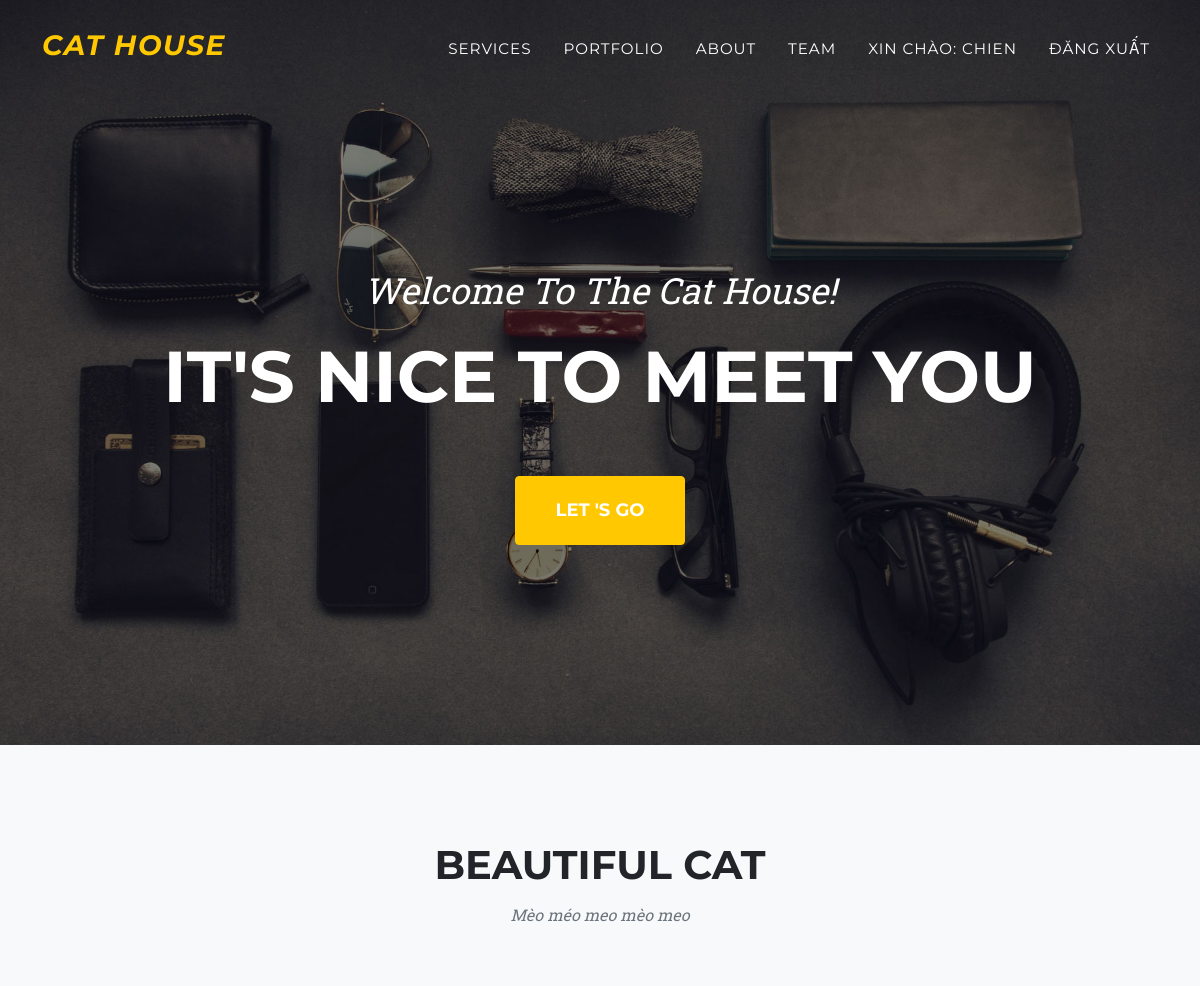
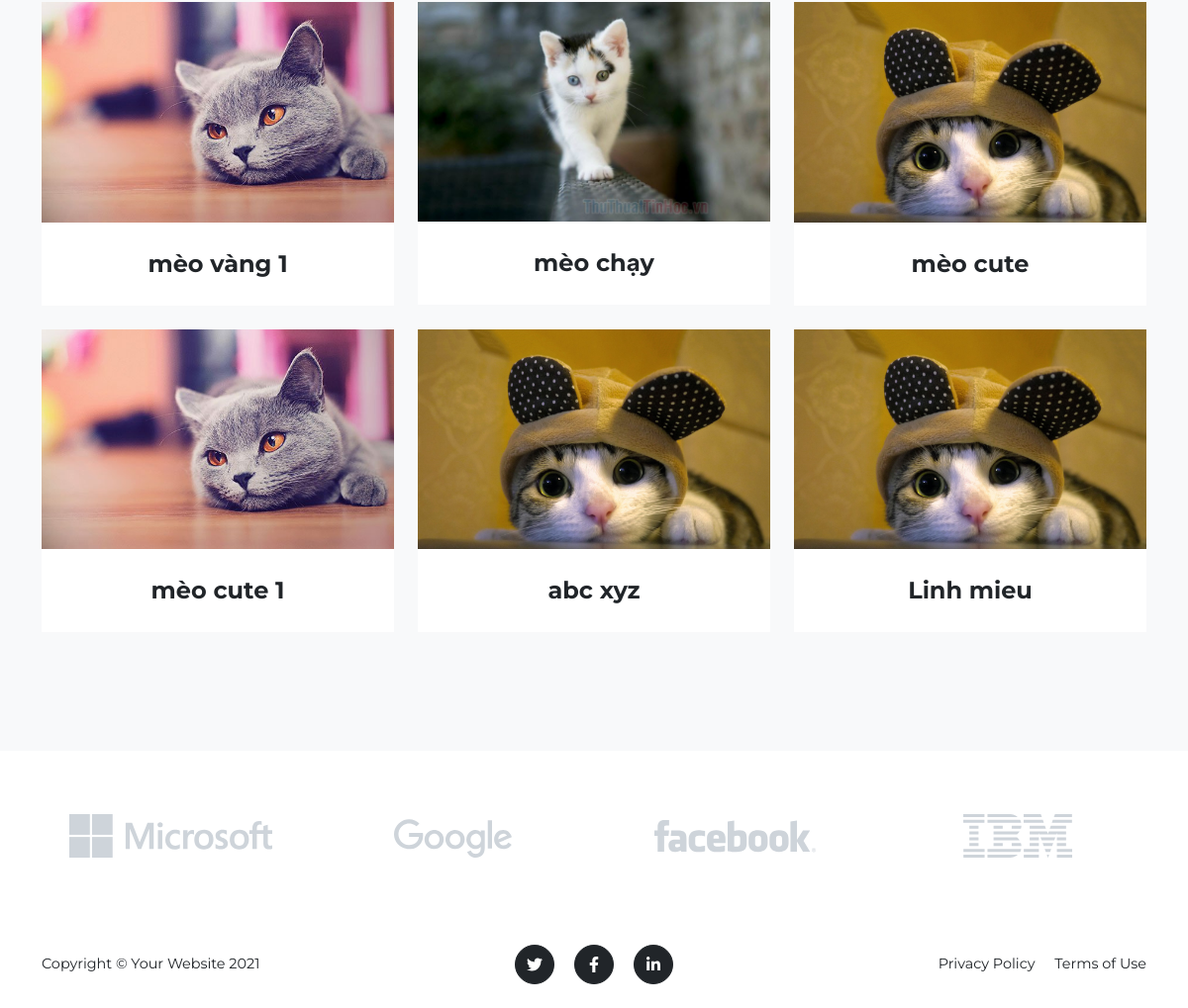
The app's page /PHP/index.php (signed in) with its own data (2 pictures, top to bottom).
### tables this page shows
CREATE TABLE `content` (
  `mssv` int(11) NOT NULL,
  `hoten` varchar(200) NOT NULL,
  `hinhanh` varchar(200) NOT NULL
);

### PHP/index.php (the view, shortened to what this page needs)
<!DOCTYPE html>
<html lang="en">
    <head>
        <link href="css/styles.css" rel="stylesheet" />
    </head>
    <body id="page-top">
        <?php
        include './connect_db.php';
        include './connect_db_client.php';
        $result = mysqli_query($con,"SELECT * FROM content");
        ?>
        <nav class="navbar navbar-expand-lg navbar-dark fixed-top" id="mainNav">
            <div class="container">
                <a class="navbar-brand" href="#page-top"><h3 style="font-style: italic;">CAT HOUSE</h3></a>
                <div class="collapse navbar-collapse" id="navbarResponsive">
                    <ul class="navbar-nav text-uppercase ms-auto py-4 py-lg-0">
                        <li class="nav-item"><a class="nav-link" href="#services">Services</a></li>
                        <li class="nav-item"><a class="nav-link" href="#portfolio">Portfolio</a></li>
                        <li class="nav-item"><a class="nav-link" href="#about">About</a></li>
                        <li class="nav-item"><a class="nav-link" href="#team">Team</a></li>
                        <?php
                        if (empty($_SESSION['current_user'])) { ?>
                        <li class="nav-item"><a class="nav-link" href="login.php">Login</a></li>
                        <?php } else {
                                $currentUser = $_SESSION['current_user'];
                                ?>
                        <li class="nav-item"><a class="nav-link" href="login.php">Xin chào: <?= $currentUser['username'] ?></a></li>
                        <li class="nav-item"><a class="nav-link" href="logout.php">Đăng xuất</a></li>
                        <?php } ?>
                    </ul>
                </div>
            </div>
        </nav>
        <header class="masthead">
            <div class="container">
                <div class="masthead-subheading">Welcome To The Cat House!</div>
                <div class="masthead-heading text-uppercase">It's Nice To Meet You</div>
                <a class="btn btn-primary btn-xl text-uppercase" href="#portfolio">Let 's Go</a>
            </div>
        </header>
        <section class="page-section bg-light" id="portfolio">
            <div class="container">
                <div class="text-center">
                    <h2 class="section-heading text-uppercase">Beautiful Cat</h2>
                    <h3 class="section-subheading text-muted">Mèo méo meo mèo meo</h3>
                </div>
                <div class="row">
                <?php
                    while ($row = mysqli_fetch_array($result)){
                ?>
                    <div class="col-lg-4 col-sm-6 mb-4">
                        <div class="portfolio-item">
                            <a class="portfolio-link" data-bs-toggle="modal" href="#portfolioModal1">
                                <img class="img-fluid" src="../pagead/<?= $row['hinhanh'] ?>" alt="..." />
                            </a>
                            <div class="portfolio-caption">
                                <div class="portfolio-caption-heading"><?= $row['hoten'] ?></div>
                            </div>
                        </div>
                    </div>
                    <?php } ?>
                </div>
            </div>
        </section>
        <div class="py-5">
            <div class="container">
                <div class="row align-items-center">
                    <div class="col-md-3 col-sm-6 my-3">
                        <a href="#!"><img class="img-fluid img-brand d-block mx-auto" src="assets/img/logos/microsoft.svg" alt="..." /></a>
                    </div>
                    <div class="col-md-3 col-sm-6 my-3">
                        <a href="#!"><img class="img-fluid img-brand d-block mx-auto" src="assets/img/logos/google.svg" alt="..." /></a>
                    </div>
                    <div class="col-md-3 col-sm-6 my-3">
                        <a href="http://www.facebook.com/chiendeptrai.1512"><img class="img-fluid img-brand d-block mx-auto" src="assets/img/logos/facebook.svg" alt="..." /></a>
                    </div>
                    <div class="col-md-3 col-sm-6 my-3">
                        <a href="#!"><img class="img-fluid img-brand d-block mx-auto" src="assets/img/logos/ibm.svg" alt="..." /></a>
                    </div>
                </div>
            </div>
        </div>
        <footer class="footer py-4">
            <div class="container">
                <div class="row align-items-center">
                    <div class="col-lg-4 text-lg-start">Copyright &copy; Your Website 2021</div>
                    <div class="col-lg-4 my-3 my-lg-0">
                        <a class="btn btn-dark btn-social mx-2" href="#!"><i class="fab fa-twitter"></i></a>
                        <a class="btn btn-dark btn-social mx-2" href="#!"><i class="fab fa-facebook-f"></i></a>
                        <a class="btn btn-dark btn-social mx-2" href="#!"><i class="fab fa-linkedin-in"></i></a>
                    </div>
                    <div class="col-lg-4 text-lg-end">
                        <a class="link-dark text-decoration-none me-3" href="#!">Privacy Policy</a>
                        <a class="link-dark text-decoration-none" href="#!">Terms of Use</a>
                    </div>
                </div>
            </div>
        </footer>
    </body>
</html>

### records on screen
content: hinhanh (picture), hoten "mèo vàng 1"
content: hinhanh (picture), hoten "mèo chạy"
content: hinhanh (picture), hoten "mèo cute"
content: hinhanh (picture), hoten "mèo cute 1"
content: hinhanh (picture), hoten "abc xyz"
content: hinhanh (picture), hoten "Linh mieu"

### other values on screen
$currentUser['username'] "CHIEN"
